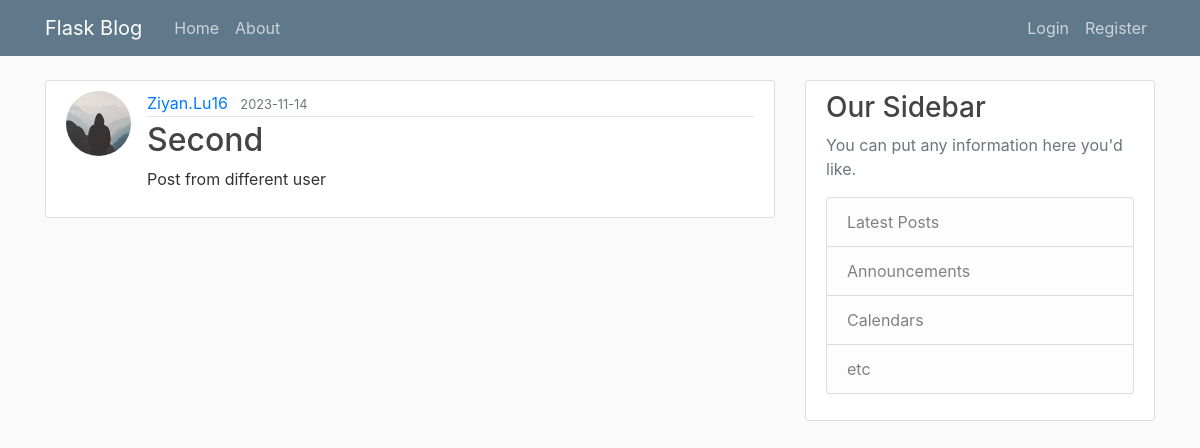
Page /post/3 on the earlier database version.
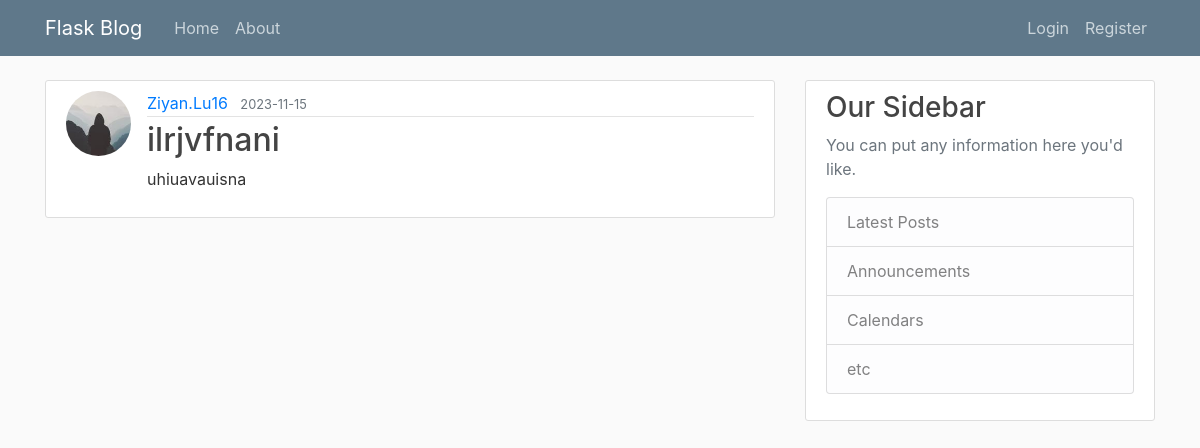
Same page on the later database version.
### flaskblog/models.py (models this page shows, shortened)
class Post(db.Model):
    id = db.Column(db.Integer, primary_key=True)
    title = db.Column(db.String(100), nullable=False)
    date_posted = db.Column(db.DateTime, nullable=False, default=datetime.utcnow)
    content = db.Column(db.Text, nullable=False)
    user_id = db.Column(db.Integer, db.ForeignKey('user.id'), nullable=False)

### flaskblog/routes.py (the view)
@app.route('/post/<int:post_id>')
def post(post_id):
    post = Post.query.get_or_404(post_id)
    return render_template('post.html', title = 'Post', post = post)

### flaskblog/templates/post.html (shortened to what this page needs)
{% extends "layout.html" %}
{% block content %}
  <article class="media content-section">
    <img class="rounded-circle article-img" src="{{ url_for('static', filename='profile_pics/' + post.author.image_file) }}">
    <div class="media-body">
      <div class="article-metadata">
        <a class="mr-2" href="{{url_for('user_posts', username = post.author.username)}}">{{ post.author.username }}</a>
        <small class="text-muted">{{ post.date_posted.strftime('%Y-%m-%d') }}</small>
      </div>
      <h2 class="article-title">{{ post.title }}</h2>
      <p class="article-content">{{ post.content }}</p>
    </div>
  </article>
{% endblock content %}

Differences in the rows shown:
changed Post: date_posted "2023-11-14" → "2023-11-15"; title "Second" → "ilrjvfnani"; content "Post from different user" → "uhiuavauisna"
